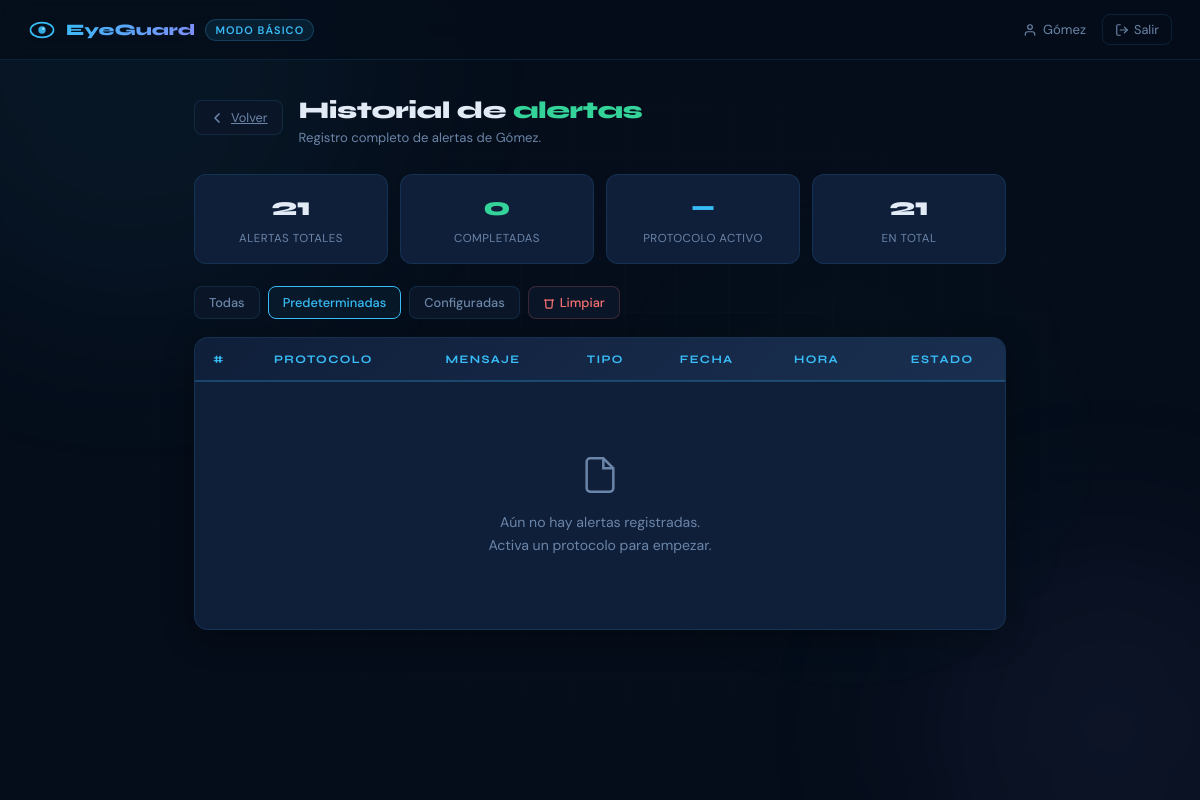
The page /dashboard/basico/historial/?filtro=preset (signed in) on the database as committed earlier.
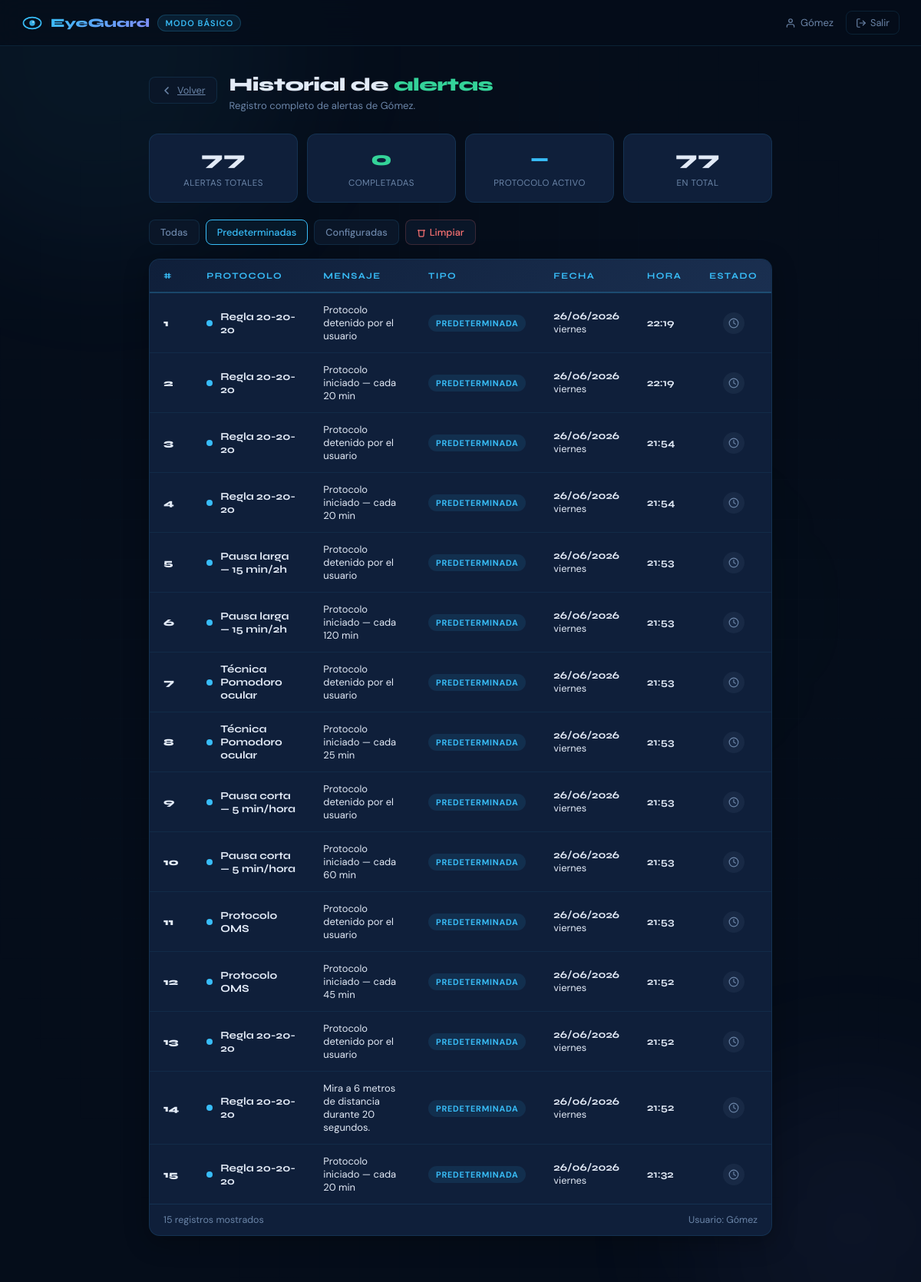
The same page on the database as committed later.
### core/models.py (models this page shows, shortened)
class Usuario(models.Model):
    nombre         = models.CharField(max_length=40, unique=True)
    password       = models.CharField(max_length=255)
    gemini_api_key = models.CharField(max_length=200, blank=True, default='')
    creado_en      = models.DateTimeField(auto_now_add=True)
    class Meta:
        verbose_name = 'Usuario'
        verbose_name_plural = 'Usuarios'

class HistorialAlerta(models.Model):
    TIPO_CHOICES = [
        ('preset',   'Predeterminada'),
        ('custom',   'Personalizada'),
        ('avanzado', 'Modo Avanzado'),
    ]
    usuario          = models.ForeignKey(Usuario, on_delete=models.CASCADE, related_name='historial')
    protocolo        = models.CharField(max_length=100)
    mensaje          = models.CharField(max_length=255)
    tipo             = models.CharField(max_length=10, choices=TIPO_CHOICES)
    completada       = models.BooleanField(default=False)
    ear_valor        = models.FloatField(null=True, blank=True)
    parpadeos_minuto = models.IntegerField(null=True, blank=True)
    recomendacion_ia = models.TextField(blank=True, default='')
    creado_en        = models.DateTimeField(auto_now_add=True)
    class Meta:
        ordering = ['-creado_en']
        verbose_name = 'Alerta'
        verbose_name_plural = 'Historial de alertas'

### core/views.py (the view)
# urls.py: path('dashboard/basico/historial/',       views.historial,               name='historial'),
def historial(request):
    usuario_id = request.session.get('usuario_id')
    if not usuario_id:
        return redirect('inicio')
    usuario = Usuario.objects.get(pk=usuario_id)
    if request.method == 'POST':
        if request.POST.get('action') == 'limpiar':
            HistorialAlerta.objects.filter(usuario=usuario).delete()
        return redirect('historial')
    filtro  = request.GET.get('filtro', 'all')
    alertas = HistorialAlerta.objects.filter(usuario=usuario)
    if filtro == 'preset':
        alertas = alertas.filter(tipo='preset')
    elif filtro == 'custom':
        alertas = alertas.filter(tipo='custom')
    total       = HistorialAlerta.objects.filter(usuario=usuario).count()
    completadas = HistorialAlerta.objects.filter(usuario=usuario, completada=True).count()
    protocolo_activo = (
        request.session.get('protocolo_activo', {}).get('nombre')
        or (f"Personalizado ({request.session['config_activa']['intervalo']} min)"
            if request.session.get('config_activa') else '—')
    )
    return render(request, 'historial.html', {
        'usuario':          usuario,
        'alertas':          alertas,
        'filtro':           filtro,
        'total':            total,
        'completadas':      completadas,
        'protocolo_activo': protocolo_activo,
    })

### core/templates/historial.html (shortened to what the changed rows need)
{% load static %}
<!DOCTYPE html>
<html lang="es">
<head>
  <link rel="stylesheet" href="{% static 'css/dashboard_basico.css' %}"/>
</head>
<body>
  {% include 'partials/topbar.html' %}
  <main class="main">
    <div class="section-header">
      <div>
        <h2 class="section-title">Historial de <span class="c-green">alertas</span></h2>
        <p class="section-sub">Registro completo de alertas de {{ usuario.nombre }}.</p>
      </div>
    </div>
    <div class="stats-row">
      <div class="stat-box">
        <span class="stat-num">{{ total }}</span>
        <span class="stat-label">Alertas totales</span>
      </div>
      <div class="stat-box">
        <span class="stat-num">{{ total|add:0 }}</span>
        <span class="stat-label">En total</span>
      </div>
    </div>
    <div class="tabla-wrap">
      <table class="tabla-hist">
        <thead>
          <tr>
            <th>#</th>
            <th>Protocolo</th>
            <th>Mensaje</th>
            <th>Tipo</th>
            <th>Fecha</th>
            <th>Hora</th>
            <th>Estado</th>
          </tr>
        </thead>
        <tbody>
          {% if alertas %}
            {% for alerta in alertas %}
            <tr>
              <td class="td-num">{{ forloop.counter }}</td>
              <td>
                <div class="td-protocolo">
                  <span class="td-dot {{ alerta.tipo }}"></span>
                  <span class="td-proto-name">{{ alerta.protocolo }}</span>
                </div>
              </td>
              <td class="td-msg">{{ alerta.mensaje }}</td>
              <td>
                <span class="td-tipo {{ alerta.tipo }}">{{ alerta.get_tipo_display }}</span>
              </td>
              <td class="td-fecha">
                <strong>{{ alerta.creado_en|date:"d/m/Y" }}</strong>
                {{ alerta.creado_en|date:"l" }}
              </td>
              <td class="td-fecha">
                <strong>{{ alerta.creado_en|date:"H:i" }}</strong>
              </td>
              <td>
                {% if alerta.completada %}
                  <span class="td-estado ok" title="Completada">
                    <svg width="14" height="14" viewBox="0 0 24 24" fill="none" stroke="currentColor" stroke-width="2.5" stroke-linecap="round" stroke-linejoin="round"><polyline points="20 6 9 17 4 12"/></svg>
                  </span>
                {% else %}
                  <span class="td-estado pendiente" title="Pendiente">
                    <svg width="14" height="14" viewBox="0 0 24 24" fill="none" stroke="currentColor" stroke-width="2" stroke-linecap="round" stroke-linejoin="round"><circle cx="12" cy="12" r="10"/><polyline points="12 6 12 12 16 14"/></svg>
                  </span>
                {% endif %}
              </td>
            </tr>
            {% endfor %}
          {% else %}
            <tr>
              <td colspan="7">
                <div class="tabla-empty">
                  <svg width="40" height="40" viewBox="0 0 24 24" fill="none" stroke="#6b85a8" stroke-width="1.5"><path d="M14 2H6a2 2 0 0 0-2 2v16a2 2 0 0 0 2 2h12a2 2 0 0 0 2-2V8z"/><polyline points="14 2 14 8 20 8"/></svg>
                  <p>Aún no hay alertas registradas.<br>Activa un protocolo para empezar.</p>
                </div>
              </td>
            </tr>
          {% endif %}
        </tbody>
      </table>
      {% if alertas %}
      <div class="tabla-footer">
        <span>{{ alertas|length }} registro{{ alertas|length|pluralize }} mostrado{{ alertas|length|pluralize }}</span>
        <span>Usuario: {{ usuario.nombre }}</span>
      </div>
      {% endif %}
    </div>
  </main>
</body>
</html>

### core/templates/partials/topbar.html
<header class="topbar">
  <div class="topbar-left">
    <div class="eye-mini">
      <svg viewBox="0 0 34 34" fill="none">
        <ellipse cx="17" cy="17" rx="14" ry="9" stroke="#38bdf8" stroke-width="2" stroke-linecap="round"/>
        <circle cx="17" cy="17" r="4.5" fill="#38bdf8" opacity=".9"/>
        <circle cx="18.5" cy="15.5" r="1.4" fill="white" opacity=".6"/>
      </svg>
    </div>
    <span class="topbar-brand">EyeGuard</span>
    <span class="topbar-badge">Modo Básico</span>
  </div>
  <div class="topbar-right">
    <span class="topbar-user">
      <svg width="14" height="14" viewBox="0 0 24 24" fill="none" stroke="currentColor" stroke-width="2" stroke-linecap="round" stroke-linejoin="round">
        <path d="M20 21v-2a4 4 0 0 0-4-4H8a4 4 0 0 0-4 4v2"/><circle cx="12" cy="7" r="4"/>
      </svg>
      {{ usuario.nombre }}
    </span>
    <a href="{% url 'salir' %}" class="btn-exit">
      <svg width="14" height="14" viewBox="0 0 24 24" fill="none" stroke="currentColor" stroke-width="2" stroke-linecap="round" stroke-linejoin="round">
        <path d="M9 21H5a2 2 0 0 1-2-2V5a2 2 0 0 1 2-2h4"/><polyline points="16 17 21 12 16 7"/><line x1="21" y1="12" x2="9" y2="12"/>
      </svg>
      Salir
    </a>
  </div>
</header>

Rows that differ between the two databases and show on the page:
shown differently, row unchanged: Usuario "Gómez": nombre (not shown) → "Gómez"
added HistorialAlerta: protocolo "Regla 20-20-20", mensaje "Protocolo detenido por el usuario", tipo "PREDETERMINADA", creado_en "26/06/2026", creado_en "viernes", creado_en "22:19", completada False (drawn)
added HistorialAlerta: protocolo "Regla 20-20-20", mensaje "Protocolo iniciado — cada 20 min", tipo "PREDETERMINADA", creado_en "26/06/2026", creado_en "viernes", creado_en "22:19", completada False (drawn)
added HistorialAlerta: protocolo "Regla 20-20-20", mensaje "Protocolo detenido por el usuario", tipo "PREDETERMINADA", creado_en "26/06/2026", creado_en "viernes", creado_en "21:54", completada False (drawn)
added HistorialAlerta: protocolo "Regla 20-20-20", mensaje "Protocolo iniciado — cada 20 min", tipo "PREDETERMINADA", creado_en "26/06/2026", creado_en "viernes", creado_en "21:54", completada False (drawn)
added HistorialAlerta: protocolo "Pausa larga — 15 min/2h", mensaje "Protocolo detenido por el usuario", tipo "PREDETERMINADA", creado_en "26/06/2026", creado_en "viernes", creado_en "21:53", completada False (drawn)
added HistorialAlerta: protocolo "Pausa larga — 15 min/2h", mensaje "Protocolo iniciado — cada 120 min", tipo "PREDETERMINADA", creado_en "26/06/2026", creado_en "viernes", creado_en "21:53", completada False (drawn)
added HistorialAlerta: protocolo "Técnica Pomodoro ocular", mensaje "Protocolo detenido por el usuario", tipo "PREDETERMINADA", creado_en "26/06/2026", creado_en "viernes", creado_en "21:53", completada False (drawn)
added HistorialAlerta: protocolo "Técnica Pomodoro ocular", mensaje "Protocolo iniciado — cada 25 min", tipo "PREDETERMINADA", creado_en "26/06/2026", creado_en "viernes", creado_en "21:53", completada False (drawn)
added HistorialAlerta: protocolo "Pausa corta — 5 min/hora", mensaje "Protocolo detenido por el usuario", tipo "PREDETERMINADA", creado_en "26/06/2026", creado_en "viernes", creado_en "21:53", completada False (drawn)
added HistorialAlerta: protocolo "Pausa corta — 5 min/hora", mensaje "Protocolo iniciado — cada 60 min", tipo "PREDETERMINADA", creado_en "26/06/2026", creado_en "viernes", creado_en "21:53", completada False (drawn)
added HistorialAlerta: protocolo "Protocolo OMS", mensaje "Protocolo detenido por el usuario", tipo "PREDETERMINADA", creado_en "26/06/2026", creado_en "viernes", creado_en "21:53", completada False (drawn)
added HistorialAlerta: protocolo "Protocolo OMS", mensaje "Protocolo iniciado — cada 45 min", tipo "PREDETERMINADA", creado_en "26/06/2026", creado_en "viernes", creado_en "21:52", completada False (drawn)
added HistorialAlerta: protocolo "Regla 20-20-20", mensaje "Protocolo detenido por el usuario", tipo "PREDETERMINADA", creado_en "26/06/2026", creado_en "viernes", creado_en "21:52", completada False (drawn)
added HistorialAlerta: protocolo "Regla 20-20-20", mensaje "Mira a 6 metros de distancia durante 20 segundos.", tipo "PREDETERMINADA", creado_en "26/06/2026", creado_en "viernes", creado_en "21:52", completada False (drawn)
added HistorialAlerta: protocolo "Regla 20-20-20", mensaje "Protocolo iniciado — cada 20 min", tipo "PREDETERMINADA", creado_en "26/06/2026", creado_en "viernes", creado_en "21:32", completada False (drawn)
Other text that changed with them:
{{ total }}: "21" → "77"
{{ total|add:0 }}: "21" → "77"
{{ alertas|length }}: (not shown) → "15"
text no longer shown: "Aún no hay alertas registradas. Activa un protocolo para empezar."
text now shown: "registro mostrado Usuario:"
